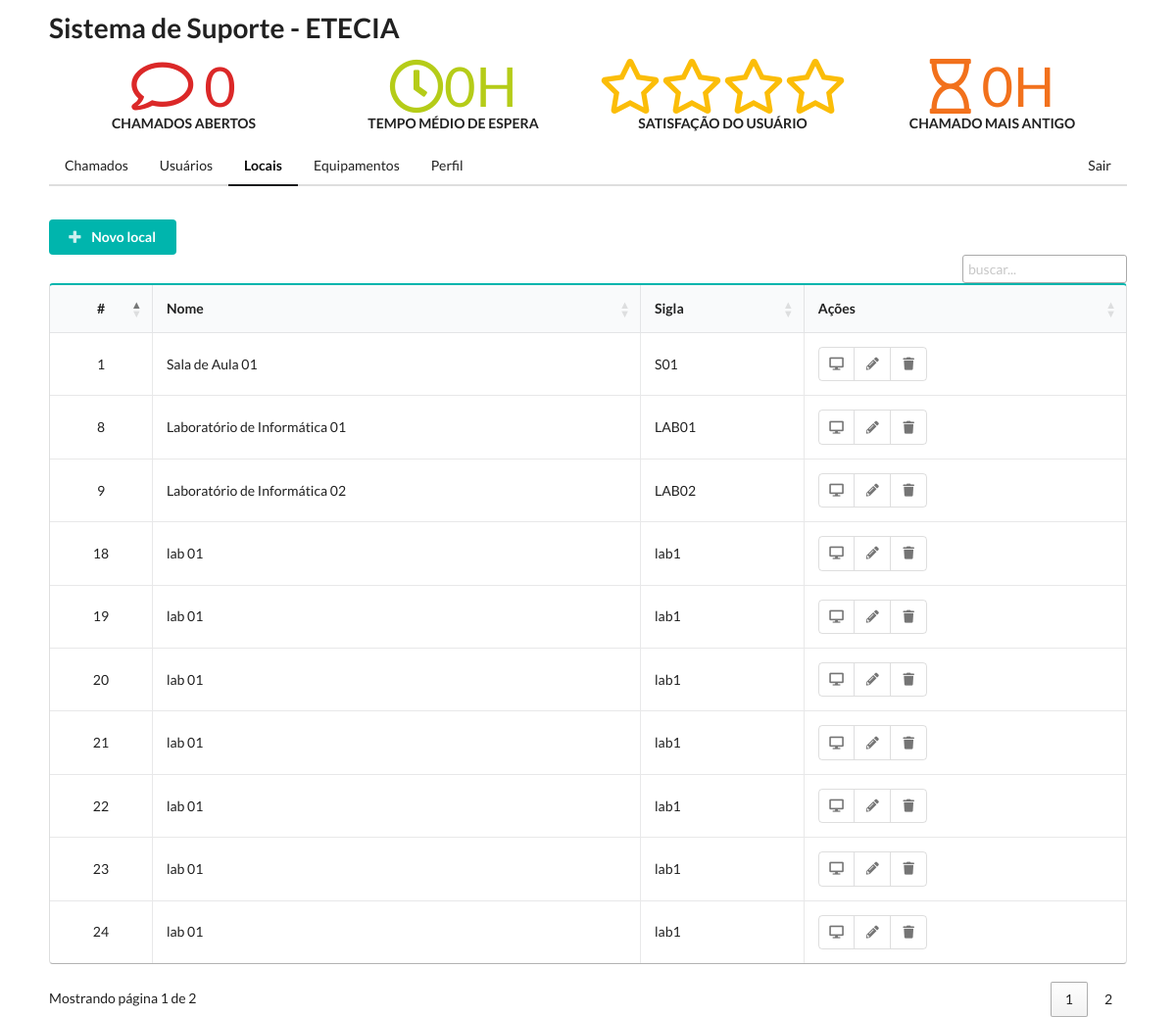
Screenshot of /adm/locais.php with the database file from the repository.
### tables this page shows
CREATE TABLE `locais` (
  `id` int(11) NOT NULL,
  `nome` varchar(200) NOT NULL,
  `sigla` varchar(200) NOT NULL
);

### classes/Local.php (called while the page is built, shortened)
<?php
class Local{
	public function buscarTodos(){
		$conexao = Conexao::pegarConexao();
		$query = "SELECT * FROM locais";
	    $stmt = $conexao->query($query);
		return $stmt->fetchAll();
	}
}

### adm/locais.php (the view, shortened to what this page needs)
<?php
$local = new Local();
$locais = $local->buscarTodos();
?>
<?php include "cabecalho.php" ?>
<br>
<button class="ui button teal" id="btnNovo">
    <i class="icon plus"></i>
    Novo local
</button>
<table class="ui teal celled padded table datatable" id="datatable">
    <thead>
        <th class="center aligned">#</th>
        <th>Nome</th>
        <th>Sigla</th>
        <th>Ações</th>
    </thead>
    <tbody>
        <?php foreach ($locais as $local) : ?>
            <tr>
                <td class="center aligned"><?= $local["id"] ?></td>
                <td class="single line"><?= $local["nome"] ?></td>
                <td><?= $local["sigla"] ?></td>
                <td>
                    <div class="ui small basic icon buttons">
                        <a href="equipamentos_por_local.php?idLocal=<?= $local["id"]?>&local=<?=$local["nome"]?>"><button class= "ui button" data-tooltip="ver equipamentos do local"><i class="desktop icon"></i></button></a>
                        <button class="ui button" data-tooltip="editar" onclick="editar('<?= $local["id"] ?>', '<?= $local["nome"] ?>', '<?= $local["sigla"]?>')"><i class="pencil icon"></i></button>
                        <button class="ui button" data-tooltip="apagar" onclick="excluir(<?= $local["id"] ?>)"><i class="trash icon"></i></button>
                    </div>
                </td>
            </tr>
        <?php endforeach ?>
    </tbody>
</table>

### semanticui/suporte.css (style rules this page uses)
body { margin: 10px 50px 50px 50px; }

### rows the page displays
locais: id "1", nome "Sala de Aula 01", sigla "S01"
locais: id "8", nome "Laboratório de Informática 01", sigla "LAB01"
locais: id "9", nome "Laboratório de Informática 02", sigla "LAB02"
locais: id "18", nome "lab 01", sigla "lab1"
locais: id "19", nome "lab 01", sigla "lab1"
locais: id "20", nome "lab 01", sigla "lab1"
locais: id "21", nome "lab 01", sigla "lab1"
locais: id "22", nome "lab 01", sigla "lab1"
locais: id "23", nome "lab 01", sigla "lab1"
locais: id "24", nome "lab 01", sigla "lab1"

### other values shown
$qtdeChamadosAbertos "0"
View::mostrarEmHoras($tempoMedio) "0H"
View::mostrarEmHoras($chamadoMaisAntigo) "0H"
